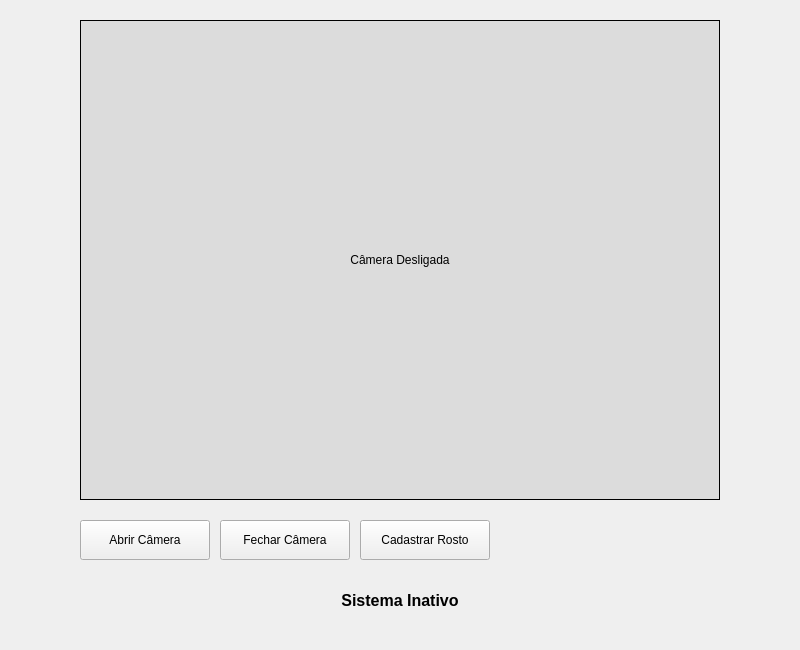
<?xml version="1.0" encoding="UTF-8"?>
<ui version="4.0">
 <class>MainWindow</class>
 <widget class="QMainWindow" name="MainWindow">
  <property name="geometry">
   <rect>
    <x>0</x>
    <y>0</y>
    <width>800</width>
    <height>650</height>
   </rect>
  </property>
  <property name="windowTitle">
   <string>Portaria - Reconhecimento Facial</string>
  </property>
  <widget class="QWidget" name="centralwidget">
   <widget class="QLabel" name="AreaCamera">
    <property name="geometry">
     <rect>
      <x>80</x>
      <y>20</y>
      <width>640</width>
      <height>480</height>
     </rect>
    </property>
    <property name="styleSheet">
     <string>background-color: rgb(220, 220, 220); border: 1px solid black;</string>
    </property>
    <property name="text">
     <string>Câmera Desligada</string>
    </property>
    <property name="alignment">
     <set>Qt::AlignCenter</set>
    </property>
   </widget>
   <widget class="QPushButton" name="Btn_Iniciar">
    <property name="geometry">
     <rect>
      <x>80</x>
      <y>520</y>
      <width>130</width>
      <height>40</height>
     </rect>
    </property>
    <property name="text">
     <string>Abrir Câmera</string>
    </property>
   </widget>
   <widget class="QPushButton" name="Btn_Parar">
    <property name="geometry">
     <rect>
      <x>220</x>
      <y>520</y>
      <width>130</width>
      <height>40</height>
     </rect>
    </property>
    <property name="text">
     <string>Fechar Câmera</string>
    </property>
   </widget>
   <widget class="QPushButton" name="Btn_Cadastrar">
    <property name="geometry">
     <rect>
      <x>360</x>
      <y>520</y>
      <width>130</width>
      <height>40</height>
     </rect>
    </property>
    <property name="text">
     <string>Cadastrar Rosto</string>
    </property>
   </widget>
   <widget class="QLabel" name="LblStatus">
    <property name="geometry">
     <rect>
      <x>80</x>
      <y>580</y>
      <width>640</width>
      <height>40</height>
     </rect>
    </property>
    <property name="font">
     <font>
      <pointsize>12</pointsize>
      <weight>75</weight>
      <bold>true</bold>
     </font>
    </property>
    <property name="text">
     <string>Sistema Inativo</string>
    </property>
    <property name="alignment">
     <set>Qt::AlignCenter</set>
    </property>
   </widget>
  </widget>
 </widget>
 <resources/>
 <connections/>
</ui>
